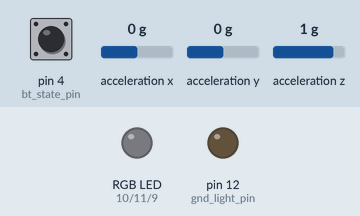
Bench run of a sketch on a simulated Arduino Uno, built with avr-gcc and run on an emulated ATmega328P. Parts: an RGB LED mixed from three pins (HIGH = lit), output pins drawn as LEDs (lit = HIGH). Inputs (shaded band) come from the test bench; at power-on: acceleration x 0 g, pin 4 (bt_state_pin) HIGH, acceleration y 0 g, acceleration z 1 g.

Above: at 6.3 s.
6.4 s: acceleration x set to -0.5 g
7.9 s: acceleration x set to -0.8 g
At 8.9 s:
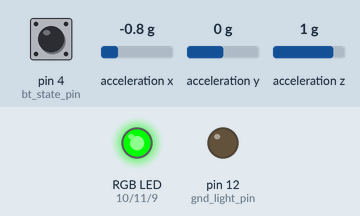
9.4 s: acceleration x set to -0.4 g
10.9 s: acceleration x set to -0.1 g
At 12.1 s:
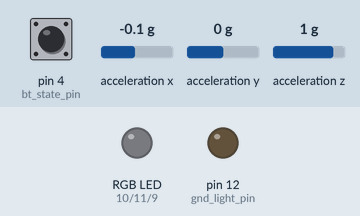
12.4 s: acceleration x set to -1.4 g
At 13.5 s:
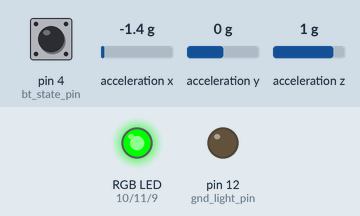
Timing chart, 0 to 14.9 s (numbered marks = the images above; inputs shaded):
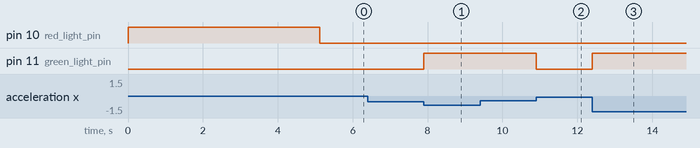

The sketch:

Transmitter.ino
```cpp
// ADXL345 Library reference: https://github.com/adafruit/Adafruit_Sensor and https://learn.adafruit.com/adxl345-digital-accelerometer/library-reference
#include <Adafruit_ADXL345_U.h>
#include <Adafruit_Sensor.h>
#include <SoftwareSerial.h>
#include <Wire.h>

SoftwareSerial Bluetooth(8, 7); // RX | TX
Adafruit_ADXL345_Unified accel = Adafruit_ADXL345_Unified();
const int bt_state_pin = 4;
const int gnd_light_pin = 12;
const int red_light_pin = 10;
const int green_light_pin = 11;
const int blue_light_pin = 9;

const float tilt_threshold = 6.5;
const float autpilot_threshold = 18;
const float stop_threshold = 2.5;

float correction_x = 0;
float correction_y = 0;
float correction_z = 0;

bool in_motion = false;
bool in_autopilot = false;

void setup()
{
    Bluetooth.begin(38400);
    pinMode(bt_state_pin, INPUT);
    pinMode(gnd_light_pin, OUTPUT);
    pinMode(red_light_pin, OUTPUT);
    pinMode(blue_light_pin, OUTPUT);
    pinMode(green_light_pin, OUTPUT);
    digitalWrite(gnd_light_pin, LOW);

    RGB_colour(0, 0, 255);
    while (!digitalRead(bt_state_pin)) continue; // wait till bluetooth is active

    if (!accel.begin())
    {
        while (1) continue;
    }

    calibrate();
}

void loop()
{
    sensors_event_t event;
    accel.getEvent(&event); // Populates event with the data

    float accel_x = event.acceleration.x - correction_x;
    float accel_y = event.acceleration.y - correction_y;

    // Autopilot trigger
    if (abs(accel_y) > autpilot_threshold)
    {
        // Forward jerk
        if (accel_y > 0 && !in_autopilot)
        {
            Bluetooth.write("a");
            in_autopilot = true;
            in_motion = true;
            autopilot_enable_led();
        }
        // Backward jerk
        else if (accel_y < 0 && in_autopilot)
        {
            Bluetooth.write("x");
            in_autopilot = false;
            in_motion = false;
            autopilot_disable_led();
        }
    }

    // Backward/Forward trigger
    else if (abs(accel_y) > tilt_threshold && !in_motion)
    {
        if (accel_y > 0)
        {
            Bluetooth.write("f");
            movement();
        }
        else
        {
            Bluetooth.write("b");
            movement();
        }
    }

    // Right/Left trigger
    else if (abs(accel_x) > tilt_threshold && !in_motion)
    {
        if (accel_x < 0)
        {
            Bluetooth.write("r");
            movement();
        }
        else
        {
            Bluetooth.write("l");
            movement();
        }
    }

    // Stop trigger
    // Issues stop signal if we are in motion with our hands neutral and autopilot disabled
    else if (in_motion && abs(accel_x) < stop_threshold && abs(accel_y) < stop_threshold && !in_autopilot)
    {
        RGB_colour(0, 0, 0);
        // Sends stop signal three times as it is prone to loss of control
        for (int i = 0; i < 3; i++)
        {
            Bluetooth.write("s");
            delay(15);
        }
        in_motion = false;
    }
}

void calibrate()
{
    RGB_colour(255, 0, 0);
    float value_x = 0;
    float value_y = 0;
    float value_z = 0;

    // Collect data over a period of 5 seconds
    for (int index = 0; index < 100; index++)
    {
        sensors_event_t event;
        accel.getEvent(&event);

        value_x += event.acceleration.x;
        value_y += event.acceleration.y;
        value_z += event.acceleration.z;
        delay(50);
    }

    // Get mean readings
    correction_x = value_x / 100;
    correction_y = value_y / 100;
    correction_z = (value_z / 100) - 9.8; // Force of gravity is 9.8 m/s^2
    Serial.println("Calibration complete.");
    RGB_colour(0, 0, 0);
    delay(10);
}

void RGB_colour(int red_light_value, int green_light_value, int blue_light_value)
{
    analogWrite(red_light_pin, red_light_value);
    analogWrite(green_light_pin, green_light_value);
    analogWrite(blue_light_pin, blue_light_value);
}

void movement()
{
    in_motion = true;
    RGB_colour(0, 255, 0);
}

void autopilot_enable_led()
{
    RGB_colour(0, 255, 0);
    delay(300);
    RGB_colour(255, 0, 0);
    delay(300);
    RGB_colour(0, 0, 255);
    delay(300);
    RGB_colour(0, 255, 255);
}

void autopilot_disable_led()
{
    RGB_colour(0, 0, 255);
    delay(300);
    RGB_colour(255, 0, 0);
    delay(300);
    RGB_colour(0, 255, 0);
    delay(300);
    RGB_colour(0, 0, 0);
}
```

Measured:
- the behaviour switches between -0.6 and -0.7 g on acceleration x (found by bisection; images 0 and 1)
- the behaviour switches between -0.3 and -0.2 g on acceleration x (found by bisection; images 1 and 2)
- after the input at 6.4 s, every drawn part: stays the same
- after the input at 7.9 s, pin 11 (green_light_pin): LOW → HIGH at once
- after the input at 9.4 s, every drawn part: stays the same
- after the input at 10.9 s, pin 11 (green_light_pin): HIGH → LOW at once
- after the input at 12.4 s, pin 11 (green_light_pin): LOW → HIGH at once
